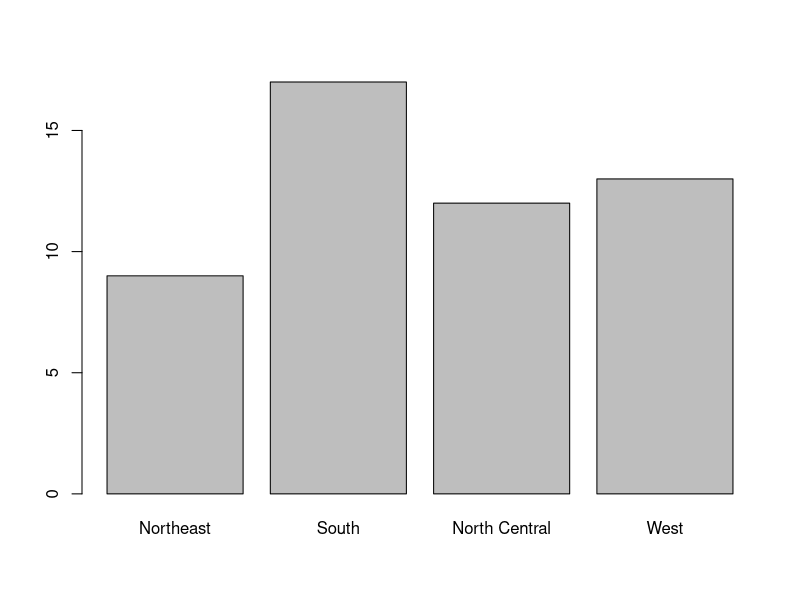
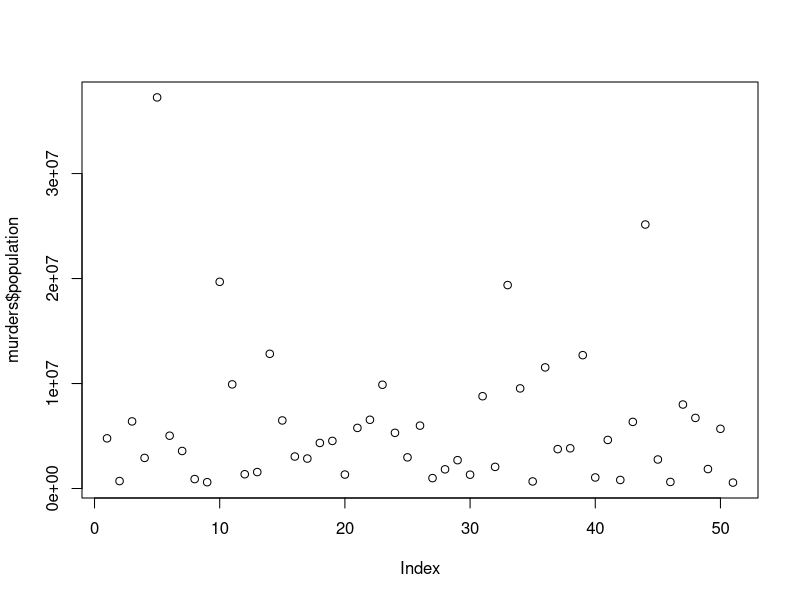
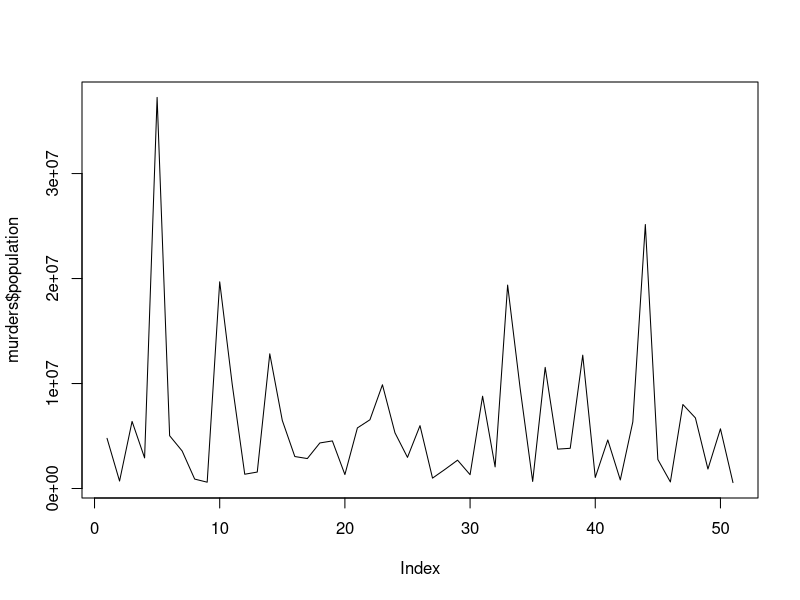
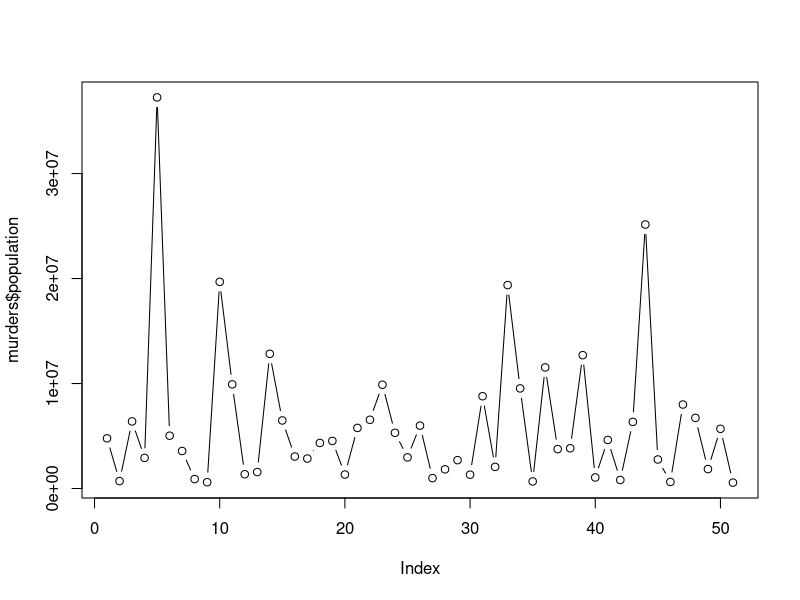
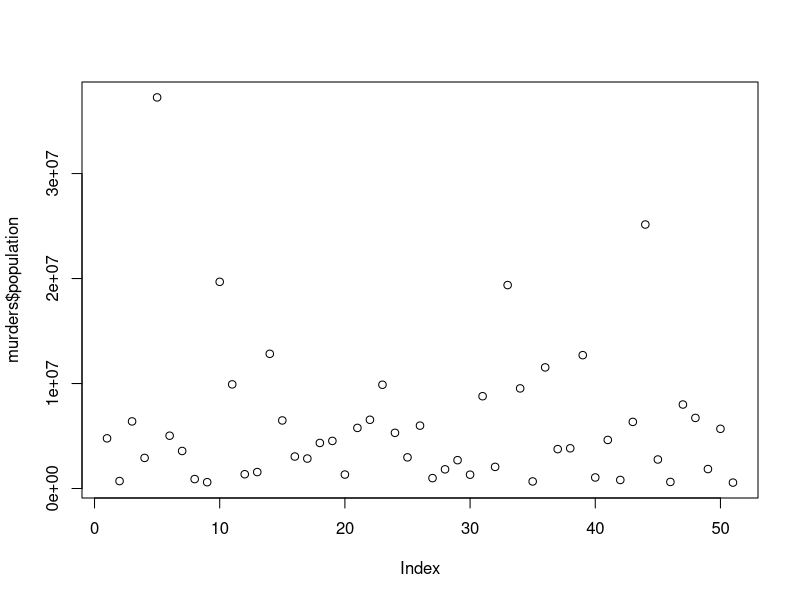
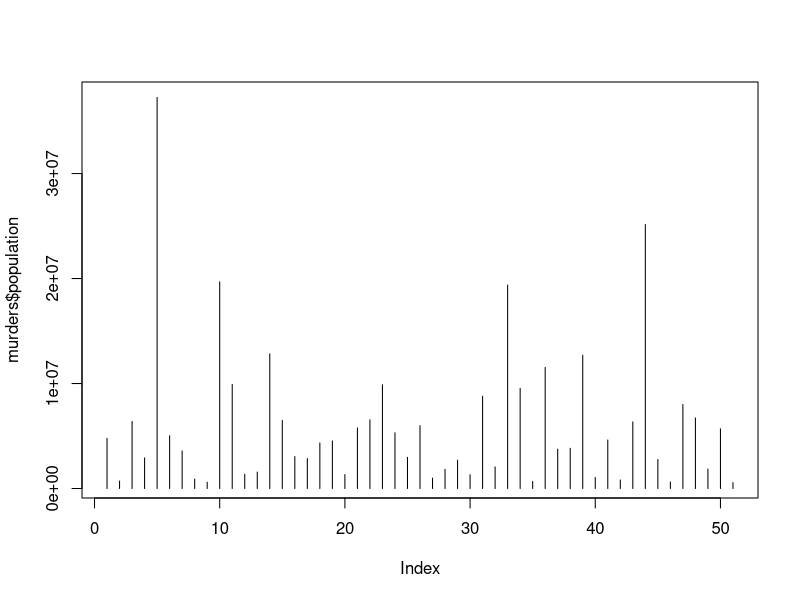
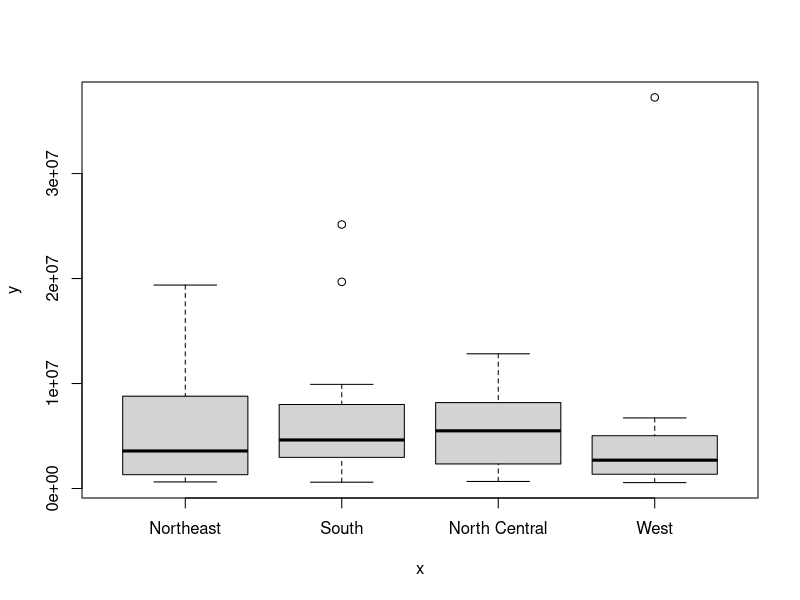
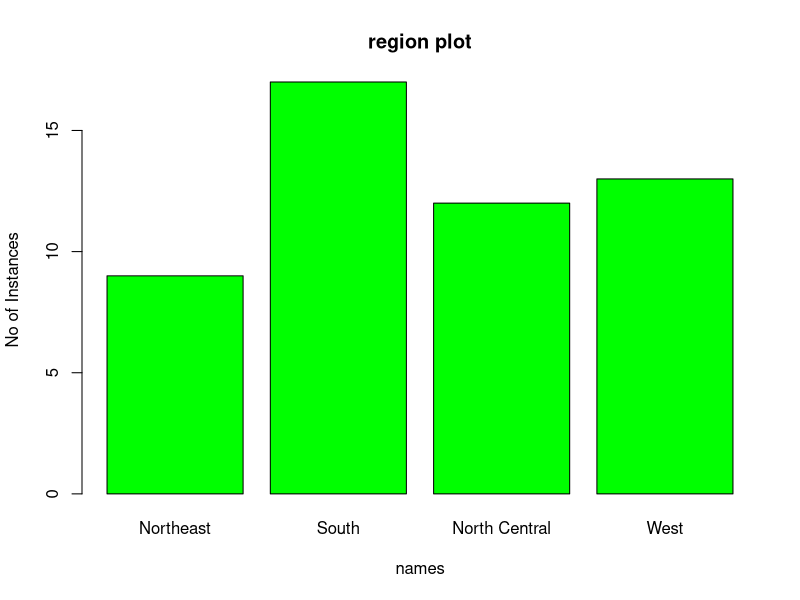

Generate these figures, in order, with R:
#To install package dslabs, Tools->Install Package
library(dslabs) #after installing,if we want to use package
# Ctrl+Enter used for execution of package

#Without using Tools->Install Package
install.packages("tidyverse") 
library(tidyverse) #to use package

installed.packages()

#define variables
a<-1
b<-1
c<-1

#see value of a
a
print(a)

#see all variables saved in workspace
ls()
a <-sqrt(b)
a

#to see help
?log
args(log)
?"+"

#see all available datasets
data()

#see dataset
co2

#to see datatype
class(a) #numeric - float data too,integer - no float

library(dslabs)
data(murders) #environment frame
#datatype of murders(dataframe)
class(murders) 

#info about murders dataset -don't have to execute class() and data() separately
str(murders) 

#first 6 lines using head()
head(murders) 

#investigate population variable(column) in murders dataset
# $ is called accessor operator
murders$population 
murders$p # allowed as only population var starts with p

#access variable name(fields)
names(murders)

#copy column contents to variable pop
pop<-murders$population
length(pop)
length(murders$abb)
class(pop)
class(murders$state)


#logical datatype
z<-3==2
z
class(z)

#factors datatype(categorical data storage)
class(murders$region)
levels(murders$region) #levels for categorical data

#plot data
summary(murders)
plot(murders$region)

#points and lines
plot(murders$population,type="p") #point type not for categorical data
plot(murders$population,type="l")
plot(murders$population,type="b")
plot(murders$population)
plot(murders$population,type="h") #high density population lines
#box plot - 
# 1st meaning - concise
# 2nd meaning - min, Q1,median ,Q3,max, Q1 to Q4 is IQ.min to Q1 and Q3 to max is whisker
# 3rd meaning 
# - normal skew-median in center
# - positive(right) skew - median close to min 
# - else negative(left) skew
# can also see outliers
plot(murders$region,murders$population) 

#labels and title
plot(murders$region,xlab="names",ylab="No of Instances",main="region plot",col="green")

#horizontal bar plot
barplot(murders$population, main = 'population plot',xlab = 'values', ylab = 'No of Instances', col= 'green',horiz = TRUE)

#vertical bar plot
barplot(murders$population, main = 'population plot',xlab = 'No of Instances', ylab = 'values', col= 'green',horiz = FALSE)

#histogram:represents frequencies of variable bucketed into ranges
#ignore categorical data
hist(murders$population,breaks=3) #so 3 bins
hist(murders$population, main = 'population',xlab = 'values', col='red')

#box plot
boxplot(murders$population)

?par #subplot, plot diff thing in each part
#bty - type of box drawn about points(o,l,c,u,j,7),las - style of axis labels, 
par(mfrow=c(3,3),mar=c(3,5,2,1),las=0,bty="n")
plot(murders$region)
plot(murders$population, type= "p")
plot(murders$population, type= "l")
plot(murders$population, type= "b")
plot(murders$region, murders$population)
hist(murders$population, main = 'population',xlab = 'values', col='red')
barplot(murders$population, main = 'population plot',xlab = 'values', ylab = 'No of Instances', col= 'green',horiz = TRUE)
plot(murders$population, type= "h")
boxplot(murders$region)

plot(murders) #cannot interpret this as very big dataset!!!
